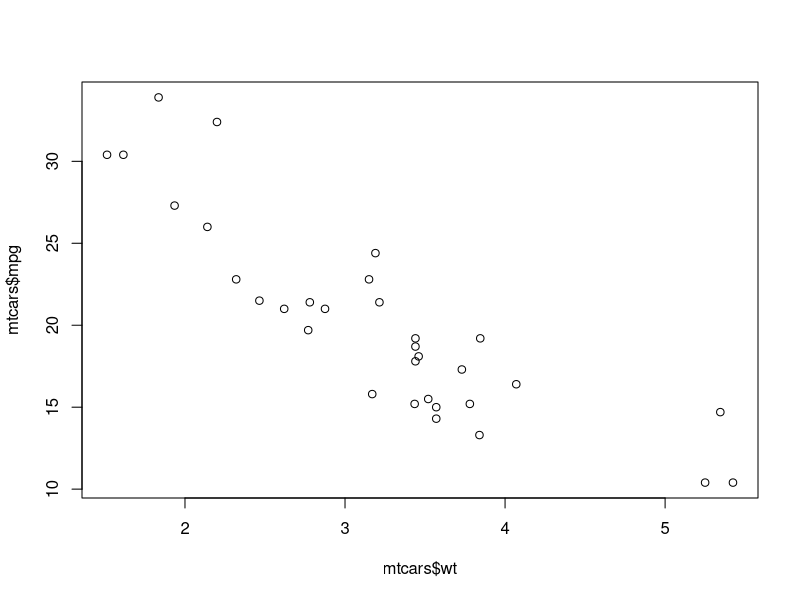
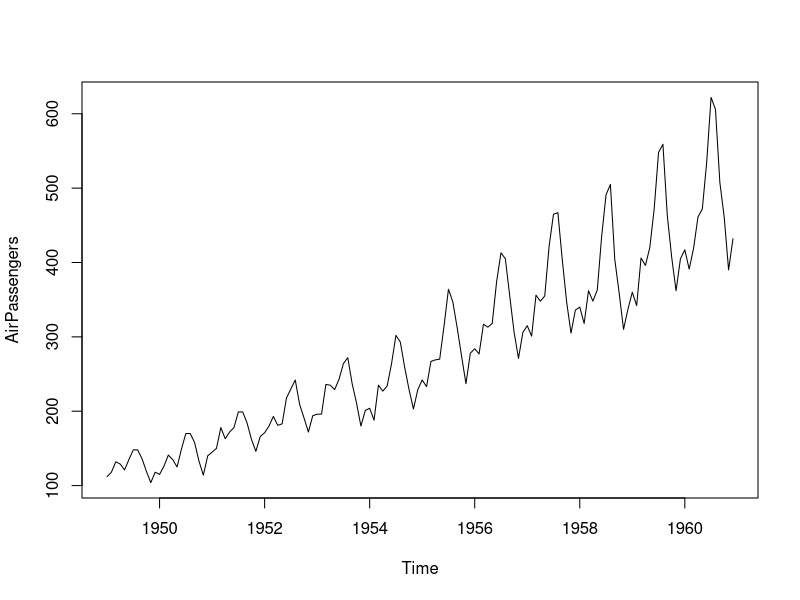
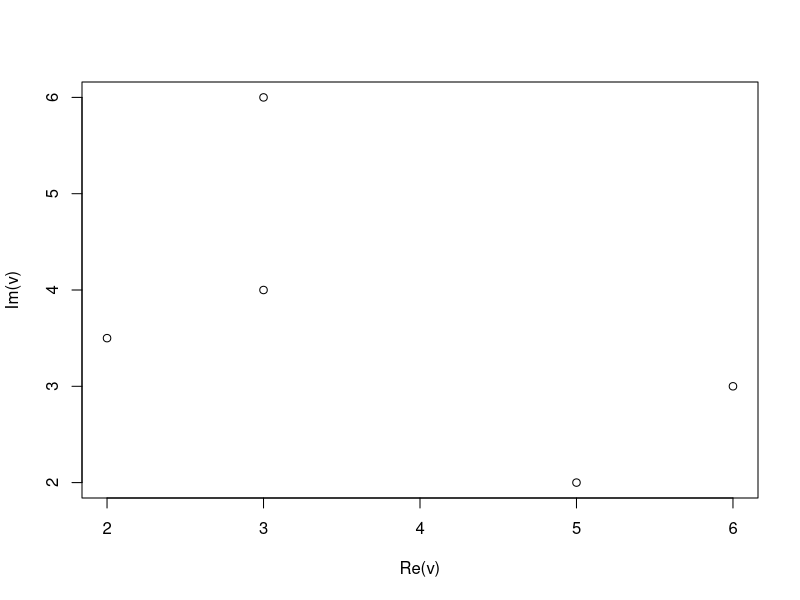
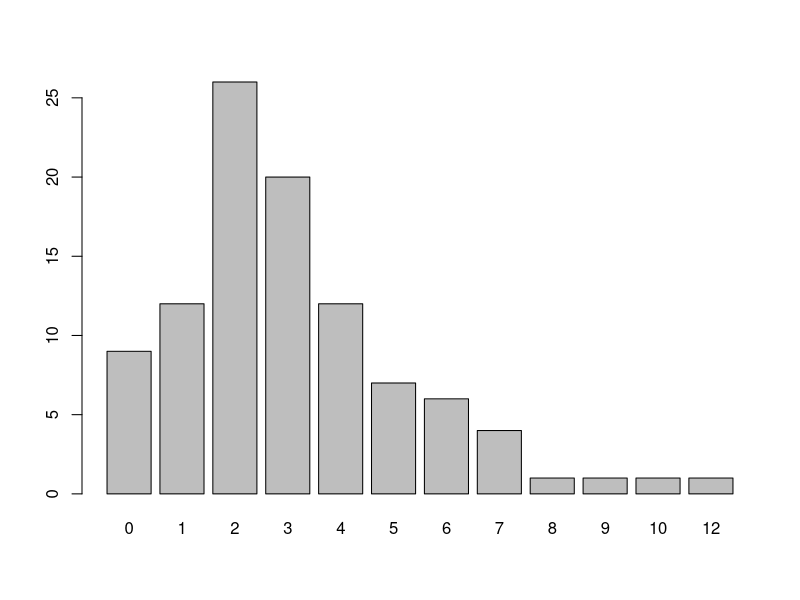
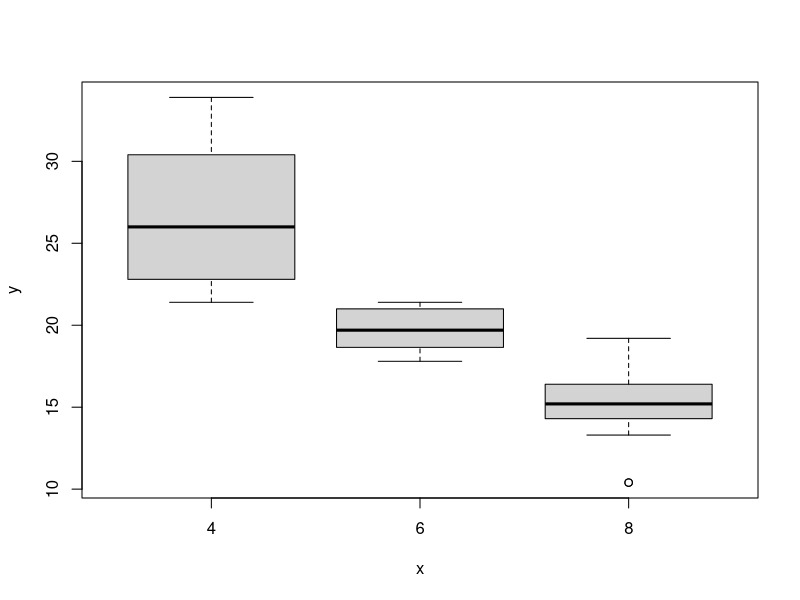
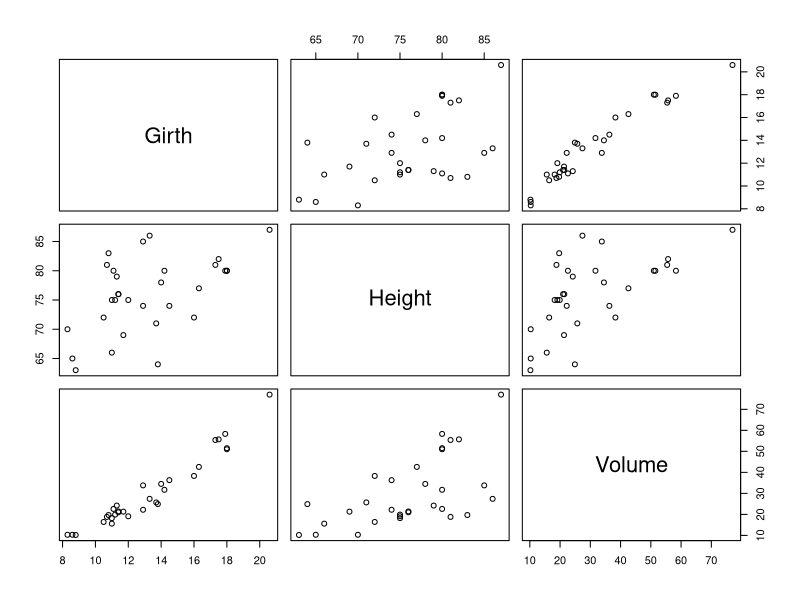
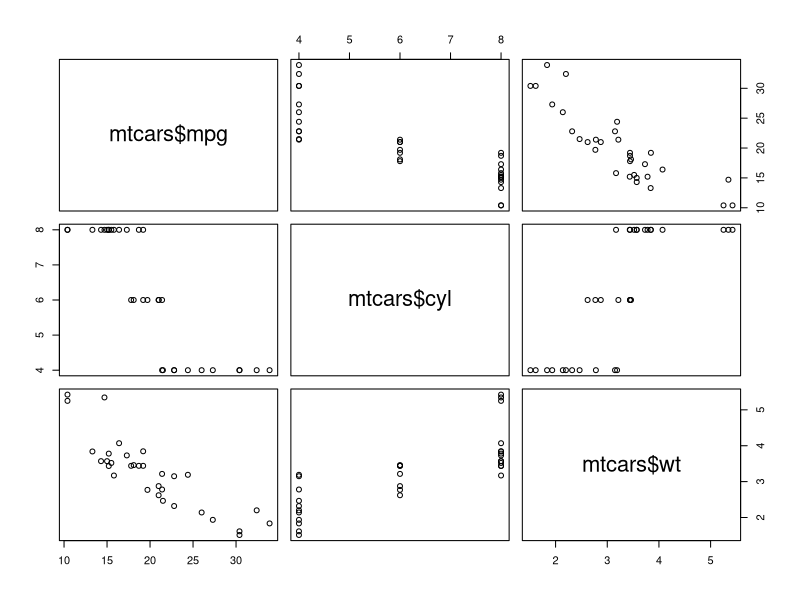

Write the R code that produced these figures, in order.
# Función plot

# plot(x,y)
mtcars
str(mtcars)
plot(mtcars$wt, mtcars$mpg)

# plot(x)
str(AirPassengers)
plot(AirPassengers)

# plot(v) # Numeros complejos
a = 2i + 5
b = 3i + 6
c = 6i + 3
d = 4i + 3
e = 3.5i + 2
v = c(a,b,c,d,e)
plot(v)

# plot de un factor
help("discoveries")
discoveries
f = factor(discoveries)
plot(f)

# Graficos de cajas
str(mtcars)
factor = factor(mtcars$cyl)
plot(factor, mtcars$mpg)

# Plot de un dataframe
help(trees)
str(trees)
plot(trees)


plot(~mtcars$mpg + mtcars$cyl + mtcars$wt)
